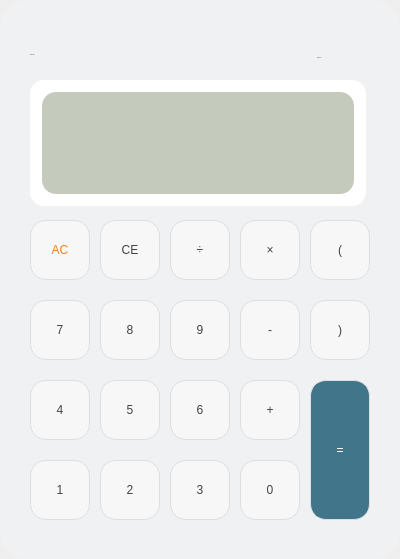
<?xml version="1.0" encoding="UTF-8"?>
<ui version="4.0">
 <class>dlgMain</class>
 <widget class="QDialog" name="dlgMain">
  <property name="geometry">
   <rect>
    <x>0</x>
    <y>0</y>
    <width>400</width>
    <height>559</height>
   </rect>
  </property>
  <property name="windowTitle">
   <string>Dialog</string>
  </property>
  <widget class="QWidget" name="base_BG" native="true">
   <property name="geometry">
    <rect>
     <x>0</x>
     <y>0</y>
     <width>400</width>
     <height>560</height>
    </rect>
   </property>
   <property name="styleSheet">
    <string notr="true">background-color: #f0f1f2;
border-radius: 30px;</string>
   </property>
   <widget class="QLabel" name="label">
    <property name="geometry">
     <rect>
      <x>30</x>
      <y>40</y>
      <width>131</width>
      <height>28</height>
     </rect>
    </property>
    <property name="font">
     <font>
      <family>Spoqa Han Sans Neo Bold</family>
      <pointsize>-1</pointsize>
      <weight>50</weight>
      <italic>false</italic>
      <bold>false</bold>
     </font>
    </property>
    <property name="styleSheet">
     <string notr="true">QLabel
{
    color: #424242;
    font: 24px &quot;Spoqa Han Sans Neo Bold&quot;;
}
</string>
    </property>
    <property name="text">
     <string>Calculator</string>
    </property>
   </widget>
   <widget class="QLabel" name="label_2">
    <property name="geometry">
     <rect>
      <x>317</x>
      <y>50</y>
      <width>55</width>
      <height>14</height>
     </rect>
    </property>
    <property name="font">
     <font>
      <family>Spoqa Han Sans Neo Midium</family>
      <pointsize>-1</pointsize>
      <weight>50</weight>
      <italic>false</italic>
      <bold>false</bold>
     </font>
    </property>
    <property name="styleSheet">
     <string notr="true">QLabel
{
    color: #424242;
    font: 12px &quot;Spoqa Han Sans Neo Midium&quot;;
}
</string>
    </property>
    <property name="text">
     <string>by momo</string>
    </property>
   </widget>
   <widget class="QWidget" name="display_BG" native="true">
    <property name="geometry">
     <rect>
      <x>30</x>
      <y>80</y>
      <width>336</width>
      <height>126</height>
     </rect>
    </property>
    <property name="styleSheet">
     <string notr="true">QWidget {
	background-color: white;
	border-radius: 14px;
	box-shadow: 10px 10px 10px rgba(196, 203, 188, 1.0);
}</string>
    </property>
    <widget class="QWidget" name="display" native="true">
     <property name="geometry">
      <rect>
       <x>12</x>
       <y>12</y>
       <width>312</width>
       <height>102</height>
      </rect>
     </property>
     <property name="styleSheet">
      <string notr="true">QWidget {
	background-color: #c4cbbc;
	border-radius: 14px;
	box-shadow: 10px 10px 5px rgba(196, 203, 188, 1.0);
}</string>
     </property>
     <widget class="QLineEdit" name="txtInput">
      <property name="geometry">
       <rect>
        <x>20</x>
        <y>10</y>
        <width>270</width>
        <height>20</height>
       </rect>
      </property>
      <property name="styleSheet">
       <string notr="true">QLineEdit
{
    color: #424242;
    font: 12px &quot;Spoqa Han Sans Neo Bold&quot;;
}</string>
      </property>
      <property name="text">
       <string/>
      </property>
      <property name="alignment">
       <set>Qt::AlignRight|Qt::AlignTrailing|Qt::AlignVCenter</set>
      </property>
      <property name="readOnly">
       <bool>true</bool>
      </property>
     </widget>
     <widget class="QLineEdit" name="txtPostfix">
      <property name="geometry">
       <rect>
        <x>20</x>
        <y>30</y>
        <width>270</width>
        <height>20</height>
       </rect>
      </property>
      <property name="styleSheet">
       <string notr="true">QLineEdit
{
    color: #424242;
    font: 12px &quot;Spoqa Han Sans Neo Bold&quot;;
}</string>
      </property>
      <property name="text">
       <string/>
      </property>
      <property name="alignment">
       <set>Qt::AlignRight|Qt::AlignTrailing|Qt::AlignVCenter</set>
      </property>
      <property name="readOnly">
       <bool>true</bool>
      </property>
     </widget>
     <widget class="QLineEdit" name="txtResult">
      <property name="geometry">
       <rect>
        <x>20</x>
        <y>50</y>
        <width>270</width>
        <height>40</height>
       </rect>
      </property>
      <property name="styleSheet">
       <string notr="true">QLineEdit
{
    color: #424242;
    font: 30px &quot;Spoqa Han Sans Neo Bold&quot;;
}</string>
      </property>
      <property name="text">
       <string/>
      </property>
      <property name="alignment">
       <set>Qt::AlignRight|Qt::AlignTrailing|Qt::AlignVCenter</set>
      </property>
      <property name="readOnly">
       <bool>true</bool>
      </property>
     </widget>
    </widget>
   </widget>
   <widget class="QPushButton" name="btnAllClear">
    <property name="geometry">
     <rect>
      <x>30</x>
      <y>220</y>
      <width>60</width>
      <height>60</height>
     </rect>
    </property>
    <property name="styleSheet">
     <string notr="true">QPushButton {
	background-color: #f7f7f7;
	border-radius: 16px;
	border: 1px solid #dddedf;
	box-shadow: 10px 10px 5px rgba(196, 203, 188, 1.0);

    color: #ee8218;
    font: 24px &quot;Spoqa Han Sans Neo Bold&quot;;
}</string>
    </property>
    <property name="text">
     <string>AC</string>
    </property>
   </widget>
   <widget class="QPushButton" name="btnClear">
    <property name="geometry">
     <rect>
      <x>100</x>
      <y>220</y>
      <width>60</width>
      <height>60</height>
     </rect>
    </property>
    <property name="styleSheet">
     <string notr="true">QPushButton {
	background-color: #f7f7f7;
	border-radius: 16px;
	border: 1px solid #dddedf;
	box-shadow: 10px 10px 5px rgba(196, 203, 188, 1.0);

    color: #424242;
    font: 24px &quot;Spoqa Han Sans Neo Bold&quot;;
}</string>
    </property>
    <property name="text">
     <string>CE</string>
    </property>
   </widget>
   <widget class="QPushButton" name="btnDivide">
    <property name="geometry">
     <rect>
      <x>170</x>
      <y>220</y>
      <width>60</width>
      <height>60</height>
     </rect>
    </property>
    <property name="styleSheet">
     <string notr="true">QPushButton {
	background-color: #f7f7f7;
	border-radius: 16px;
	border: 1px solid #dddedf;
	box-shadow: 10px 10px 5px rgba(196, 203, 188, 1.0);

    color: #424242;
    font: 24px &quot;Spoqa Han Sans Neo Bold&quot;;
}</string>
    </property>
    <property name="text">
     <string>÷</string>
    </property>
   </widget>
   <widget class="QPushButton" name="btnMultiply">
    <property name="geometry">
     <rect>
      <x>240</x>
      <y>220</y>
      <width>60</width>
      <height>60</height>
     </rect>
    </property>
    <property name="styleSheet">
     <string notr="true">QPushButton {
	background-color: #f7f7f7;
	border-radius: 16px;
	border: 1px solid #dddedf;
	box-shadow: 10px 10px 5px rgba(196, 203, 188, 1.0);

    color: #424242;
    font: 24px &quot;Spoqa Han Sans Neo Bold&quot;;
}</string>
    </property>
    <property name="text">
     <string>×</string>
    </property>
   </widget>
   <widget class="QPushButton" name="btnLeftParen">
    <property name="geometry">
     <rect>
      <x>310</x>
      <y>220</y>
      <width>60</width>
      <height>60</height>
     </rect>
    </property>
    <property name="styleSheet">
     <string notr="true">QPushButton {
	background-color: #f7f7f7;
	border-radius: 16px;
	border: 1px solid #dddedf;
	box-shadow: 10px 10px 5px rgba(196, 203, 188, 1.0);

    color: #424242;
    font: 24px &quot;Spoqa Han Sans Neo Bold&quot;;
}</string>
    </property>
    <property name="text">
     <string>(</string>
    </property>
   </widget>
   <widget class="QPushButton" name="btnMinus">
    <property name="geometry">
     <rect>
      <x>240</x>
      <y>300</y>
      <width>60</width>
      <height>60</height>
     </rect>
    </property>
    <property name="styleSheet">
     <string notr="true">QPushButton {
	background-color: #f7f7f7;
	border-radius: 16px;
	border: 1px solid #dddedf;
	box-shadow: 10px 10px 5px rgba(196, 203, 188, 1.0);

    color: #424242;
    font: 24px &quot;Spoqa Han Sans Neo Bold&quot;;
}</string>
    </property>
    <property name="text">
     <string>-</string>
    </property>
   </widget>
   <widget class="QPushButton" name="btnSeven">
    <property name="geometry">
     <rect>
      <x>30</x>
      <y>300</y>
      <width>60</width>
      <height>60</height>
     </rect>
    </property>
    <property name="styleSheet">
     <string notr="true">QPushButton {
	background-color: #f7f7f7;
	border-radius: 16px;
	border: 1px solid #dddedf;
	box-shadow: 10px 10px 5px rgba(196, 203, 188, 1.0);

    color: #424242;
    font: 24px &quot;Spoqa Han Sans Neo Bold&quot;;
}</string>
    </property>
    <property name="text">
     <string>7</string>
    </property>
   </widget>
   <widget class="QPushButton" name="btnNine">
    <property name="geometry">
     <rect>
      <x>170</x>
      <y>300</y>
      <width>60</width>
      <height>60</height>
     </rect>
    </property>
    <property name="styleSheet">
     <string notr="true">QPushButton {
	background-color: #f7f7f7;
	border-radius: 16px;
	border: 1px solid #dddedf;
	box-shadow: 10px 10px 5px rgba(196, 203, 188, 1.0);

    color: #424242;
    font: 24px &quot;Spoqa Han Sans Neo Bold&quot;;
}</string>
    </property>
    <property name="text">
     <string>9</string>
    </property>
   </widget>
   <widget class="QPushButton" name="btnRightParen">
    <property name="geometry">
     <rect>
      <x>310</x>
      <y>300</y>
      <width>60</width>
      <height>60</height>
     </rect>
    </property>
    <property name="styleSheet">
     <string notr="true">QPushButton {
	background-color: #f7f7f7;
	border-radius: 16px;
	border: 1px solid #dddedf;
	box-shadow: 10px 10px 5px rgba(196, 203, 188, 1.0);

    color: #424242;
    font: 24px &quot;Spoqa Han Sans Neo Bold&quot;;
}</string>
    </property>
    <property name="text">
     <string>)</string>
    </property>
   </widget>
   <widget class="QPushButton" name="btnEight">
    <property name="geometry">
     <rect>
      <x>100</x>
      <y>300</y>
      <width>60</width>
      <height>60</height>
     </rect>
    </property>
    <property name="styleSheet">
     <string notr="true">QPushButton {
	background-color: #f7f7f7;
	border-radius: 16px;
	border: 1px solid #dddedf;
	box-shadow: 10px 10px 5px rgba(196, 203, 188, 1.0);

    color: #424242;
    font: 24px &quot;Spoqa Han Sans Neo Bold&quot;;
}</string>
    </property>
    <property name="text">
     <string>8</string>
    </property>
   </widget>
   <widget class="QPushButton" name="btnAdd">
    <property name="geometry">
     <rect>
      <x>240</x>
      <y>380</y>
      <width>60</width>
      <height>60</height>
     </rect>
    </property>
    <property name="styleSheet">
     <string notr="true">QPushButton {
	background-color: #f7f7f7;
	border-radius: 16px;
	border: 1px solid #dddedf;
	box-shadow: 10px 10px 5px rgba(196, 203, 188, 1.0);

    color: #424242;
    font: 24px &quot;Spoqa Han Sans Neo Bold&quot;;
}</string>
    </property>
    <property name="text">
     <string>+</string>
    </property>
   </widget>
   <widget class="QPushButton" name="btnFour">
    <property name="geometry">
     <rect>
      <x>30</x>
      <y>380</y>
      <width>60</width>
      <height>60</height>
     </rect>
    </property>
    <property name="styleSheet">
     <string notr="true">QPushButton {
	background-color: #f7f7f7;
	border-radius: 16px;
	border: 1px solid #dddedf;
	box-shadow: 10px 10px 5px rgba(196, 203, 188, 1.0);

    color: #424242;
    font: 24px &quot;Spoqa Han Sans Neo Bold&quot;;
}</string>
    </property>
    <property name="text">
     <string>4</string>
    </property>
   </widget>
   <widget class="QPushButton" name="btnEqual">
    <property name="geometry">
     <rect>
      <x>310</x>
      <y>380</y>
      <width>60</width>
      <height>140</height>
     </rect>
    </property>
    <property name="styleSheet">
     <string notr="true">QPushButton {
	background-color: #41758a;
	border-radius: 16px;
	border: 1px solid #dddedf;
	box-shadow: 10px 10px 5px rgba(196, 203, 188, 1.0);

    color: #ffffff;
    font: 24px &quot;Spoqa Han Sans Neo Bold&quot;;
}</string>
    </property>
    <property name="text">
     <string>=</string>
    </property>
   </widget>
   <widget class="QPushButton" name="btnFive">
    <property name="geometry">
     <rect>
      <x>100</x>
      <y>380</y>
      <width>60</width>
      <height>60</height>
     </rect>
    </property>
    <property name="styleSheet">
     <string notr="true">QPushButton {
	background-color: #f7f7f7;
	border-radius: 16px;
	border: 1px solid #dddedf;
	box-shadow: 10px 10px 5px rgba(196, 203, 188, 1.0);

    color: #424242;
    font: 24px &quot;Spoqa Han Sans Neo Bold&quot;;
}</string>
    </property>
    <property name="text">
     <string>5</string>
    </property>
   </widget>
   <widget class="QPushButton" name="btnSix">
    <property name="geometry">
     <rect>
      <x>170</x>
      <y>380</y>
      <width>60</width>
      <height>60</height>
     </rect>
    </property>
    <property name="styleSheet">
     <string notr="true">QPushButton {
	background-color: #f7f7f7;
	border-radius: 16px;
	border: 1px solid #dddedf;
	box-shadow: 10px 10px 5px rgba(196, 203, 188, 1.0);

    color: #424242;
    font: 24px &quot;Spoqa Han Sans Neo Bold&quot;;
}</string>
    </property>
    <property name="text">
     <string>6</string>
    </property>
   </widget>
   <widget class="QPushButton" name="btnThree">
    <property name="geometry">
     <rect>
      <x>170</x>
      <y>460</y>
      <width>60</width>
      <height>60</height>
     </rect>
    </property>
    <property name="styleSheet">
     <string notr="true">QPushButton {
	background-color: #f7f7f7;
	border-radius: 16px;
	border: 1px solid #dddedf;
	box-shadow: 10px 10px 5px rgba(196, 203, 188, 1.0);

    color: #424242;
    font: 24px &quot;Spoqa Han Sans Neo Bold&quot;;
}</string>
    </property>
    <property name="text">
     <string>3</string>
    </property>
   </widget>
   <widget class="QPushButton" name="btnOne">
    <property name="geometry">
     <rect>
      <x>30</x>
      <y>460</y>
      <width>60</width>
      <height>60</height>
     </rect>
    </property>
    <property name="styleSheet">
     <string notr="true">QPushButton {
	background-color: #f7f7f7;
	border-radius: 16px;
	border: 1px solid #dddedf;
	box-shadow: 10px 10px 5px rgba(196, 203, 188, 1.0);

    color: #424242;
    font: 24px &quot;Spoqa Han Sans Neo Bold&quot;;
}</string>
    </property>
    <property name="text">
     <string>1</string>
    </property>
   </widget>
   <widget class="QPushButton" name="btnTwo">
    <property name="geometry">
     <rect>
      <x>100</x>
      <y>460</y>
      <width>60</width>
      <height>60</height>
     </rect>
    </property>
    <property name="styleSheet">
     <string notr="true">QPushButton {
	background-color: #f7f7f7;
	border-radius: 16px;
	border: 1px solid #dddedf;
	box-shadow: 10px 10px 5px rgba(196, 203, 188, 1.0);

    color: #424242;
    font: 24px &quot;Spoqa Han Sans Neo Bold&quot;;
}</string>
    </property>
    <property name="text">
     <string>2</string>
    </property>
   </widget>
   <widget class="QPushButton" name="btnZero">
    <property name="geometry">
     <rect>
      <x>240</x>
      <y>460</y>
      <width>60</width>
      <height>60</height>
     </rect>
    </property>
    <property name="styleSheet">
     <string notr="true">QPushButton {
	background-color: #f7f7f7;
	border-radius: 16px;
	border: 1px solid #dddedf;
	box-shadow: 10px 10px 5px rgba(196, 203, 188, 1.0);

    color: #424242;
    font: 24px &quot;Spoqa Han Sans Neo Bold&quot;;
}</string>
    </property>
    <property name="text">
     <string>0</string>
    </property>
   </widget>
  </widget>
 </widget>
 <resources/>
 <connections/>
</ui>
